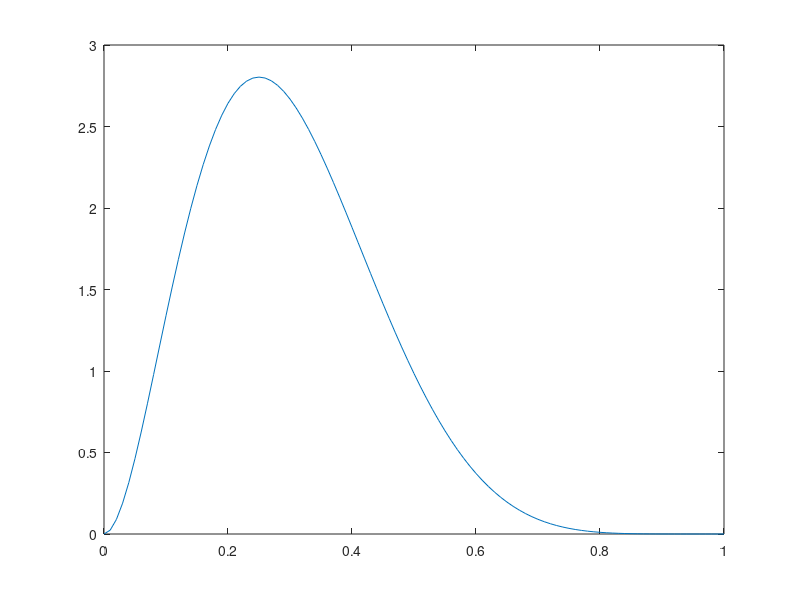

Write the MATLAB code that produced this figure.
% Regression test function (black blox) for FreeMat v4.0.0
% This function is autogenerated by helpgen.
function bbtest_success = bbtest_randbeta
  bbtest_success = 1;
NumErrors = 0;
try
  a = 3; b = 7;

catch
  NumErrors = NumErrors + 1;
end
try
  x = (0:100)/100; t = x.^(a-1).*(1-x).^(b-1); 

catch
  NumErrors = NumErrors + 1;
end
try
  t = t/(sum(t)*.01);

catch
  NumErrors = NumErrors + 1;
end
try
  plot(x,t);

catch
  NumErrors = NumErrors + 1;
end
try
  mprint betapdf

catch
  NumErrors = NumErrors + 1;
end
if (NumErrors ~= 0) bbtest_success = 0; return; end
NumErrors = 0;
try
  randbeta(3*ones(1,5),7*ones(1,5))

catch
  NumErrors = NumErrors + 1;
end
if (NumErrors ~= 0) bbtest_success = 0; return; end
